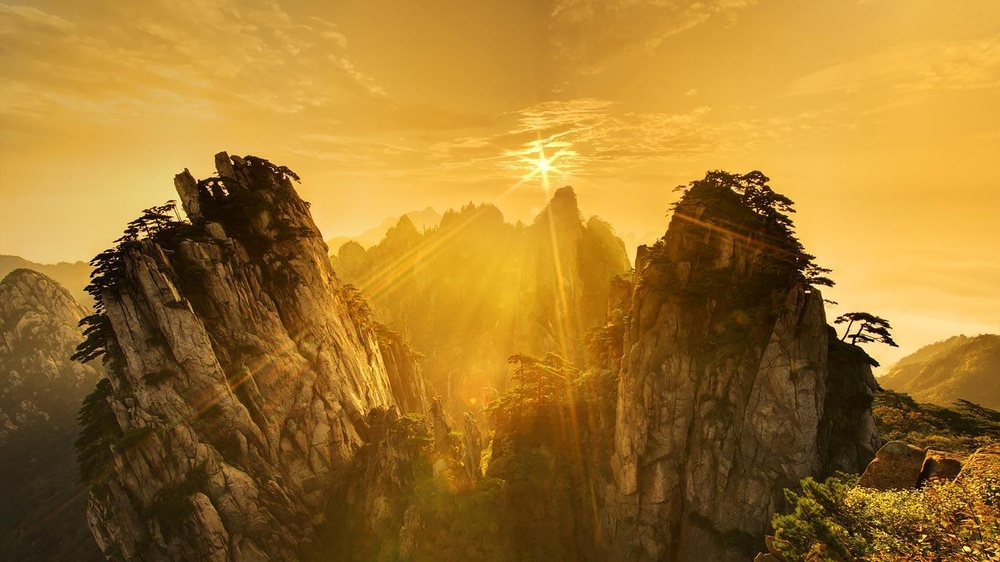
#> input picture code/chapter04-频率域滤波/scene.jpeg, 1000 x 562 px, shrunk from 1366 x 768 before the run
$ python 'Chapter04-频率域滤波.py'
#> lines starting #> are read from the running program, lines starting #| are printed output that depends on the picture
# 参考资料：https://www.cnblogs.com/my-love-is-python/p/10406038.html
import os
import cv2
import numpy as np
import matplotlib.pyplot as plt
import math
plt.rcParams['font.sans-serif'] = ['SimHei']
plt.rcParams['axes.unicode_minus'] = False

def FFT(image):
    """

    """
    # 对图像进行傅立叶变换，fft是一个三维数组，fft[:,:,0]为实数部分，fft[:,:,1]为虚数部分
    # cv2.DFT_COMPLEX_OUTPUT表示傅立叶变化的方法

    # 使用cv2.dft进行傅立叶变化
    dft_img = cv2.dft(np.float32(image), flags=cv2.DFT_COMPLEX_OUTPUT)

    #得到中心像素
    dft_img_ce = np.fft.fftshift(dft_img)

    img_dft = 20 * np.log(cv2.magnitude(dft_img_ce[:,:, 0], dft_img_ce[:,:, 1]))

    # 第六步：进行画图操作
    plt.subplot(121)
    plt.imshow(image, cmap='gray')
    plt.subplot(122)
    plt.imshow(img_dft, cmap='gray')
    plt.show()

# 低通滤波，因为高频表示一些细节，即图像的轮廓和边缘，失去了高频部分，图像就容易变得模糊
def lowFilter(image):
    """
    使用掩模只保留低通
    :param image: 输入图像
    :param radius: 半径
    :return: 滤波结果
    """
    # 对图像进行傅立叶变换，fft是一个三维数组，fft[:,:,0]为实数部分，fft[:,:,1]为虚数部分
    # cv2.DFT_COMPLEX_OUTPUT表示傅立叶变化的方法

    # 第二步：进行数据类型转换，使用cv2.dft进行傅立叶变化
    dft_img = cv2.dft(np.float32(image), flags=cv2.DFT_COMPLEX_OUTPUT)

    # 第三步：使用np.fft.fftshift将低频转移到图像中心
    dft_center = np.fft.fftshift(dft_img)

    # 第四步：定义掩模：生成的掩模中间为1周围为0
    crow, ccol = int(image.shape[0] / 2), int(image.shape[1] / 2)  # 求得图像的中心点位置
    mask = np.zeros((image.shape[0], image.shape[1], 2), np.uint8)
    mask[crow - 30:crow + 30, ccol - 30:ccol + 30] = 1

    # 第五步：将掩模与傅立叶变换后图像相乘，保留中间部分
    mask_img = dft_center * mask

    # 第六步：使用np.fft.ifftshift（将低频移动到原来的位置）
    img_idf = np.fft.ifftshift(mask_img)

    # 第七步：使用np.fft.ifftshift(将低频移动到原来的位置)
    img_idf = cv2.idft(img_idf)

    # 第八步：使用cv2.magnitude转化为空间域内
    img_idf = cv2.magnitude(img_idf[:,:, 0], img_idf[:,:, 1])

    # 第九步：进行绘图操作
    plt.subplot(121)
    plt.imshow(image, cmap='gray')
    plt.subplot(122)
    plt.imshow(img_idf, cmap='gray')
    plt.show()

# 高通滤波，因为高频表示一些细节，即图像的轮廓和边缘，失去了高频部分，图像就容易变得模糊
def highFilter(image):
    """
    使用掩模只保留高通
    :param image: 输入图像
    """
    # 对图像进行傅立叶变换，fft是一个三维数组，fft[:,:,0]为实数部分，fft[:,:,1]为虚数部分
    # cv2.DFT_COMPLEX_OUTPUT表示傅立叶变化的方法

    # 第二步：进行数据类型转换，使用cv2.dft进行傅立叶变化
    dft_img = cv2.dft(np.float32(image), flags=cv2.DFT_COMPLEX_OUTPUT)

    # 第三步：使用np.fft.fftshift将低频转移到图像中心
    dft_center = np.fft.fftshift(dft_img)

    # 第四步：定义掩模：生成的掩模中间为0周围为1
    crow, ccol = int(image.shape[0] / 2), int(image.shape[1] / 2)  # 求得图像的中心点位置
    mask = np.ones((image.shape[0], image.shape[1], 2), np.uint8)
    mask[crow - 30:crow + 30, ccol - 30:ccol + 30] = 0

    # 第五步：将掩模与傅立叶变换后图像相乘，保留中间部分
    mask_img = dft_center * mask

    # 第六步：使用np.fft.ifftshift（将低频移动到原来的位置）
    img_idf = np.fft.ifftshift(mask_img)

    # 第七步：使用np.fft.ifftshift(将低频移动到原来的位置)
    img_idf = cv2.idft(img_idf)

    # 第八步：使用cv2.magnitude转化为空间域内
    img_idf = cv2.magnitude(img_idf[:,:, 0], img_idf[:,:, 1])

    # 第九步：进行绘图操作
    plt.subplot(121)
    plt.imshow(image, cmap='gray')
    plt.subplot(122)
    plt.imshow(img_idf, cmap='gray')
    plt.show()

if __name__ == "__main__":
    # 读取图片
    image = cv2.imread("scene.jpeg", 0)
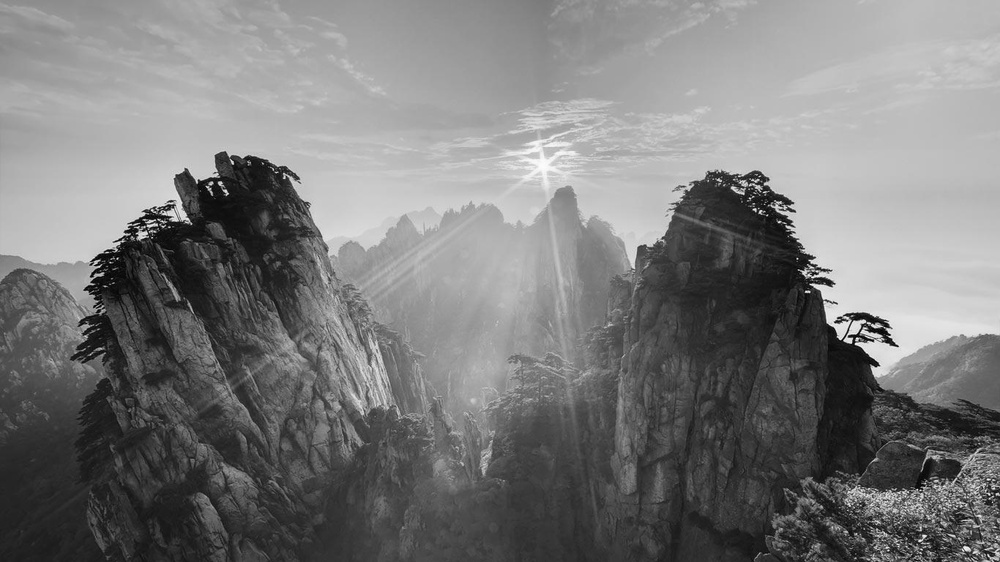
#> image: shape (562, 1000); min 0, max 253, mean 122.6
    FFT(image)
#> in FFT, `img_dft = 20 * np.log(cv2.magnitude(dft_img_ce[:,:, 0], dft_img_ce[:,:..`:
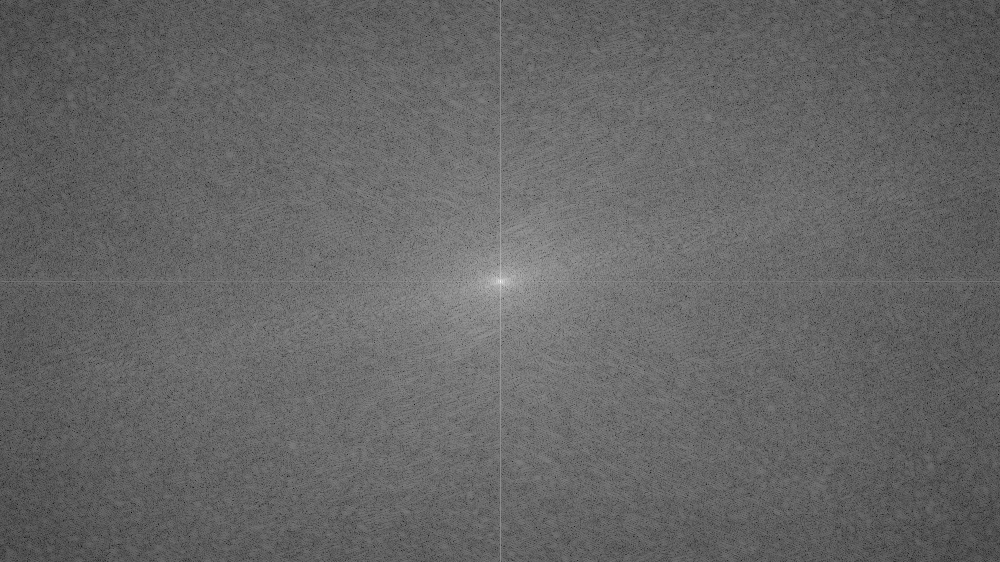
#> img_dft: shape (562, 1000) float32; min 43.58, max 361, mean 170.7; drawn with min black and max white
#> in FFT, `plt.show()`:
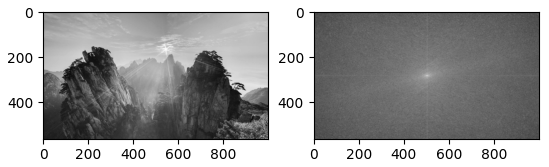
#> figure drawn by matplotlib, 2 panels
    lowFilter(image)
#> in lowFilter, `img_idf = cv2.magnitude(img_idf[:,:, 0], img_idf[:,:, 1])`:
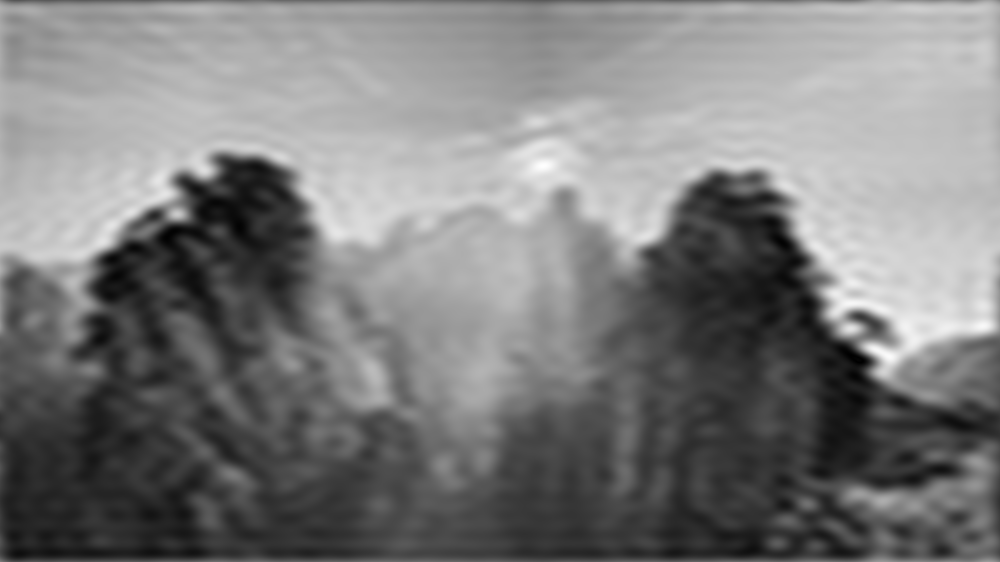
#> img_idf: shape (562, 1000) float32; min 706786.8, max 140356224, mean 68931440; drawn with min black and max white
    highFilter(image)
#> in highFilter, `img_idf = cv2.magnitude(img_idf[:,:, 0], img_idf[:,:, 1])`:
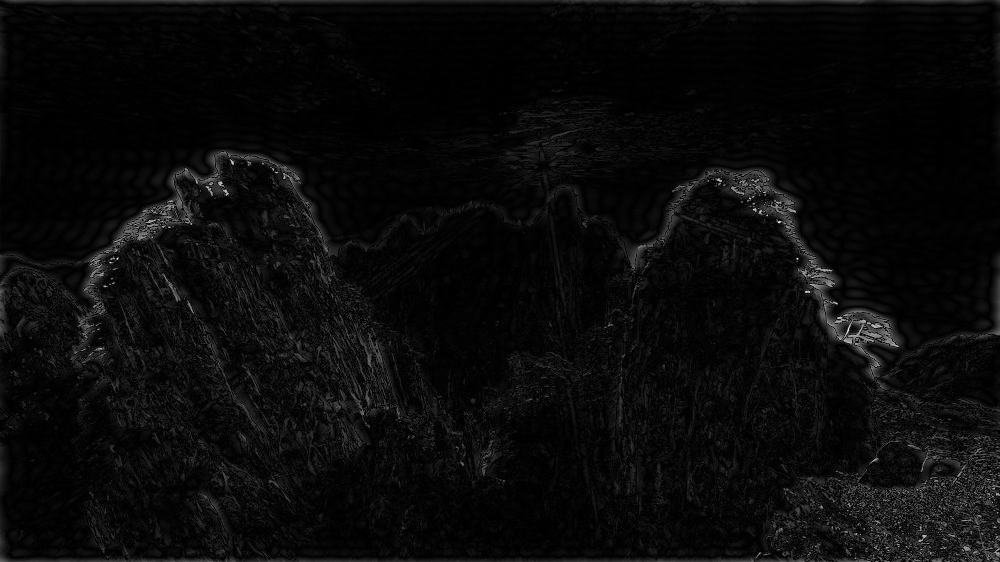
#> img_idf: shape (562, 1000) float32; min 1981.9, max 122336136, mean 5126129; drawn with min black and max white
